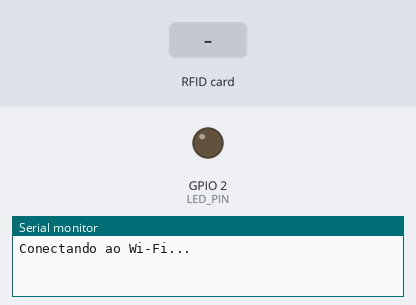
Simulated run of this sketch. Board: ESP32. Parts: output pins drawn as LEDs (lit = HIGH), the last lines printed to the serial monitor. Inputs (shaded band) come from the test bench. WiFi joins after 1.5 s; servers stay silent unless stated; uploads are accepted with an empty reply.

Above: at 0.6 s.
At 3.2 s:
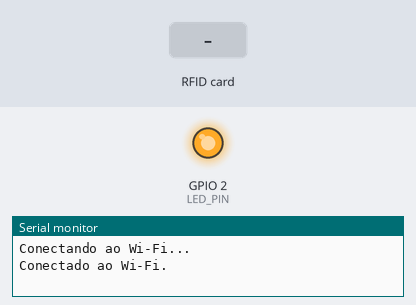
3.3 s: RFID card 43 71 3E 25 held to the reader
4.8 s: RFID card 5E 7A 19 C4 held to the reader
Timing chart, 0 to 7.8 s (numbered marks = the images above; inputs shaded):
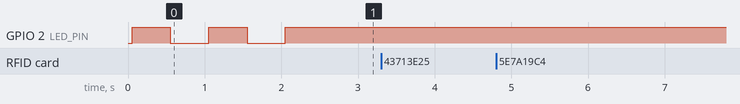

The sketch:

ESP32_API.ino
```cpp
#include <Arduino.h>
#include <MFRC522.h>
#include <SPI.h>
#include <WiFi.h>
#include <HTTPClient.h>
#include <ArduinoJson.h>

#define RST_PIN   27  // Pino de reset
#define SDA_PIN   5   // Pino SS
#define LED_PIN   2   // Pino do LED
MFRC522 mfrc522(SDA_PIN, RST_PIN);  // Crie o objeto MFRC522

// Configurações Wi-Fi
const char* ssid = "Marcus.net";
const char* password = "qkyo8876";
const char* url = "https://c52720bb-4947-4565-942b-be80644a2c57-00-uroxns5y0nuh.janeway.replit.dev/saldo";

void setup() {
  Serial.begin(9600);
  SPI.begin();
  mfrc522.PCD_Init();
  pinMode(LED_PIN, OUTPUT);
  conectarWiFi();
}

void loop() {
  // Procure por cartões RFID
  if (mfrc522.PICC_IsNewCardPresent() && mfrc522.PICC_ReadCardSerial()) {
    Serial.println("Cartão detectado!");

    // Obtenha o UID lido
    String uidString = obterUIDString();

    // Compare o UID lido com o UID associado a "Marcus"
    if (verificarUID(uidString)) {
      Serial.println("Cartão do Marcus detectado!");

      // Efetua a requisição POST com os dados
      float saldo = obterSaldoDaAPI(uidString);
      if (saldo >= 0) {
        // Se houver saldo suficiente, realiza o desconto
        float valor = 10.0; // Defina o valor a ser descontado
        if (saldo >= valor) {
          saldo =saldo- valor;
          atualizarSaldoNaAPI(uidString, saldo);
          Serial.println("Desconto efetuado com sucesso. Novo saldo: " + String(saldo));
        } else {
          Serial.println("Saldo insuficiente para efetuar o desconto.");
        }
      } else {
        Serial.println("Erro ao obter saldo da API.");
      }

    } else {
      Serial.println("Cartão não associado a uma pessoa conhecida.");
    }

    mfrc522.PICC_HaltA();  // Pare a leitura do cartão
    delay(1000);  // Aguarda 1 segundo antes de procurar o próximo cartão
    Serial.println("Aguardando cartão RFID...");
  }
}

bool verificarUID(String uid) {
  // Compare o UID lido com o UID associado a "Marcus"
  // Neste exemplo, apenas um UID específico está associado a "Marcus"
  return uid == "43 71 3E 25 ";
}

String obterUIDString() {
  // Obtenha o UID lido
  String uidString = "";
  for (byte i = 0; i < mfrc522.uid.size; ++i) {
    uidString += String(mfrc522.uid.uidByte[i], HEX);
    uidString.toUpperCase();
    uidString += " ";
  }
  return uidString;
}

float obterSaldoDaAPI(String uid) {
  HTTPClient http;

  // Construa o corpo da requisição POST
  String dados = "nome_usuario=" + uid;

  // Inicializa a comunicação HTTP
  http.begin(url);

  // Define o cabeçalho para indicar o tipo de conteúdo
  http.addHeader("Content-Type", "application/x-www-form-urlencoded");

  // Realiza a requisição POST com os dados
  int httpCode = http.POST(dados);

  // Verifica o status da resposta
  if (httpCode == HTTP_CODE_OK) {
    String payload = http.getString();
    Serial.println("Resposta da API: " + payload);
    DynamicJsonDocument doc(128);
    deserializeJson(doc, payload);

    // Extraia o saldo
    float saldo = doc["saldo"];

    // Neste exemplo, vamos apenas retornar um valor fictício para teste
    return saldo; // Saldo fictício
  } else {
    Serial.println("Erro ao obter saldo da API. Código HTTP: " + String(httpCode));
    Serial.println("Corpo da resposta: " + http.getString());
    return -1.0; // Indica um erro
  }

  // Encerra a comunicação HTTP
  http.end();
}

void atualizarSaldoNaAPI(String uid, float saldo) {
  // Aqui você implementaria a lógica para atualizar o saldo na sua API
  // Pode ser uma nova requisição POST ou PUT, dependendo da sua API
  // Implemente de acordo com a sua necessidade
}

void conectarWiFi() {
  Serial.println("Conectando ao Wi-Fi...");

  // Coloque sua lógica de conexão Wi-Fi aqui
  WiFi.begin(ssid, password);

  int tentativas = 0;
  while (WiFi.status() != WL_CONNECTED && tentativas < 30) {
    digitalWrite(LED_PIN, HIGH);  // Acende o LED durante a tentativa de conexão
    delay(500);
    digitalWrite(LED_PIN, LOW);   // Apaga o LED durante a tentativa de conexão
    delay(500);

    tentativas++;
  }

  if (WiFi.status() == WL_CONNECTED) {
    Serial.println("Conectado ao Wi-Fi.");
    digitalWrite(LED_PIN, HIGH);  // Mantém o LED aceso quando a conexão é estabelecida
  } else {
    Serial.println("Falha ao conectar ao Wi-Fi. Verifique as credenciais e reinicie.");
    digitalWrite(LED_PIN, LOW);  // Garante que o LED esteja apagado em caso de falha
  }
}
```
